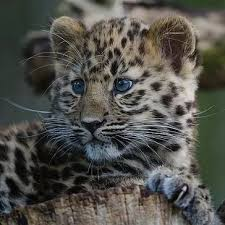
#> input picture backend-py/download.jpeg, 225 x 225 px
$ python -i quality_analyzer.py   (imports and definitions only)
#> lines starting #> are read from the running program, lines starting #| are printed output that depends on the picture
#> further down, picture is the input picture: PIL image 225x225 RGB; mean R, G, B 82.1, 81.4, 75.8
"""
Image Quality Analysis for AI Generated Design Assets
Automatically evaluates the quality and composition of generated images
"""
import io
import numpy as np
from PIL import Image, ImageStat, ImageFilter
from typing import Dict, Any, List, Tuple
import requests
from colorsys import rgb_to_hsv

class ImageQualityAnalyzer:
    """Analyzes quality metrics of generated images"""

    def __init__(self):
        self.quality_thresholds = {
            "sharpness": 100.0,      # Laplacian variance
            "contrast": 50.0,        # RMS contrast
            "color_harmony": 0.7,    # HSV harmony score
            "brightness": (50, 200), # Acceptable brightness range
            "composition": 0.6       # Rule of thirds score
        }

    def analyze_image_url(self, image_url: str) -> Dict[str, Any]:
        """Analyze image from URL"""
        try:
            response = requests.get(image_url, timeout=30)
            if response.status_code == 200:
                img = Image.open(io.BytesIO(response.content))
                return self.analyze_image(img)
            else:
                return {"error": f"Failed to fetch image: {response.status_code}"}
        except Exception as e:
            return {"error": str(e)}

    def analyze_image(self, img: Image.Image) -> Dict[str, Any]:
        """Comprehensive image quality analysis"""
        # Convert to RGB if needed
        if img.mode != 'RGB':
            img = img.convert('RGB')

        analysis = {
            "dimensions": img.size,
            "sharpness": self._measure_sharpness(img),
            "contrast": self._measure_contrast(img),
            "brightness": self._measure_brightness(img),
            "color_harmony": self._measure_color_harmony(img),
            "composition": self._analyze_composition(img),
            "noise_level": self._measure_noise(img),
            "saturation": self._measure_saturation(img)
        }

        # Overall quality score
        analysis["quality_score"] = self._calculate_quality_score(analysis)
        analysis["quality_grade"] = self._grade_quality(analysis["quality_score"])
        analysis["recommendations"] = self._generate_recommendations(analysis)

        return analysis

    def _measure_sharpness(self, img: Image.Image) -> float:
        """Measure image sharpness using Laplacian variance"""
        gray = img.convert('L')
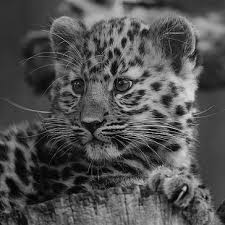
#> gray: PIL image 225x225 L; min 0, max 221, mean 81
        gray_array = np.array(gray)
        laplacian = np.array([[0, -1, 0], [-1, 4, -1], [0, -1, 0]])

        # Apply Laplacian filter
        filtered = np.abs(np.convolve(gray_array.flatten(), laplacian.flatten(), mode='same'))
        return float(np.var(filtered))

    def _measure_contrast(self, img: Image.Image) -> float:
        """Measure RMS contrast"""
        gray = img.convert('L')
        stat = ImageStat.Stat(gray)
        return stat.stddev[0]  # Standard deviation as contrast measure

    def _measure_brightness(self, img: Image.Image) -> float:
        """Measure average brightness"""
        gray = img.convert('L')
        stat = ImageStat.Stat(gray)
        return stat.mean[0]

    def _measure_color_harmony(self, img: Image.Image) -> float:
        """Analyze color harmony using HSV distribution"""
        # Sample pixels (reduce for performance)
        img_small = img.resize((100, 100))
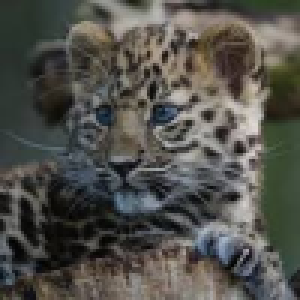
#> img_small: PIL image 100x100 RGB (shown 3 times larger); mean R, G, B 82.1, 81.4, 75.8
        pixels = list(img_small.getdata())
#> pixels = 10000 items, first 6: (43, 48, 42), (43, 48, 42), (43, 48, 42), (43, 48, 42), (44, 49, 43), (44, 49, 43)

        # Convert to HSV
        hsv_values = []
        for r, g, b in pixels[:1000]:  # Sample subset
            h, s, v = rgb_to_hsv(r/255.0, g/255.0, b/255.0)
            hsv_values.append((h, s, v))
#> this loop made 1000 passes
#> (r, g, b, h, s, v) on passes 1 to 3: (43, 48, 42, 0.306, 0.125, 0.188), (43, 48, 42, 0.306, 0.125, 0.188), (43, 48, 42, 0.306, 0.125, 0.188)
#> after the loop, hsv_values = 1000 items, first 6: (0.306, 0.125, 0.188), (0.306, 0.125, 0.188), (0.306, 0.125, 0.188), (0.306, 0.125, 0.188), (0.306, 0.122, 0.192), (0.306, 0.122, 0.192)

        # Analyze hue distribution
        hues = [hsv[0] for hsv in hsv_values if hsv[1] > 0.1]  # Ignore near-grayscale
#> hues = 734 values, max 0.976 at index 437, min 0 at index 198, mean 0.227
        if not hues:
            return 0.5

        # Calculate harmony score (complementary and analogous colors)
        hue_variance = np.var(hues)
#> hue_variance = 0.0209
        harmony_score = min(1.0, 1.0 - (hue_variance * 2))
#> harmony_score = 0.958
        return float(harmony_score)

    def _analyze_composition(self, img: Image.Image) -> float:
        """Analyze composition using rule of thirds and visual balance"""
        gray = img.convert('L')
        width, height = gray.size
#> width = 225; height = 225

        # Rule of thirds lines
        h_lines = [height // 3, 2 * height // 3]
#> h_lines = [75, 150]
        v_lines = [width // 3, 2 * width // 3]
#> v_lines = [75, 150]

        # Convert to array for analysis
        img_array = np.array(gray)

        # Find interest points (high gradient areas)
        gradient_x = np.abs(np.diff(img_array, axis=1))
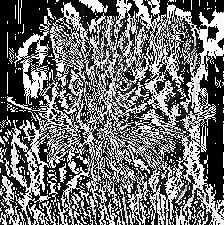
#> gradient_x: shape (225, 224); min 0, max 255, mean 110.5
        gradient_y = np.abs(np.diff(img_array, axis=0))
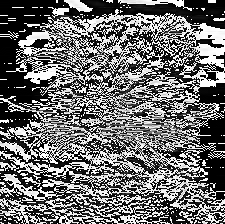
#> gradient_y: shape (224, 225); min 0, max 255, mean 110.9

        # Score based on proximity to rule of thirds intersections
        interest_points = []
        threshold = np.percentile(np.concatenate([gradient_x.flatten(), gradient_y.flatten()]), 90)
#> threshold = 253

        for y in range(1, height-1):
            for x in range(1, width-1):
                if x < width-1 and y < height-1:
                    if gradient_x[y, x-1] > threshold or gradient_y[y-1, x] > threshold:
                        interest_points.append((x, y))

        # Calculate composition score
        if not interest_points:
            return 0.5

        # Score based on rule of thirds intersections
        intersections = [(v, h) for v in v_lines for h in h_lines]
        composition_scores = []

        for point in interest_points[:20]:  # Limit for performance
            min_distance = min(
                np.sqrt((point[0] - inter[0])**2 + (point[1] - inter[1])**2)
                for inter in intersections
            )
            # Closer to intersection = better score
            score = max(0, 1.0 - (min_distance / (width * 0.1)))
            composition_scores.append(score)

        return float(np.mean(composition_scores)) if composition_scores else 0.5

    def _measure_noise(self, img: Image.Image) -> float:
        """Measure image noise level"""
        # Apply Gaussian blur and compare
        blurred = img.filter(ImageFilter.GaussianBlur(1))
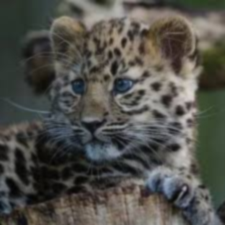
#> blurred: PIL image 225x225 RGB; mean R, G, B 81.7, 81, 75.4

        # Calculate difference
        diff = np.array(img.convert('L')) - np.array(blurred.convert('L'))
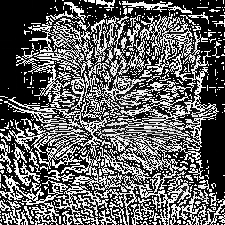
#> diff: shape (225, 225); min 0, max 255, mean 97.6
        noise_level = np.std(diff)
#> noise_level = 116.7

        return float(noise_level)

    def _measure_saturation(self, img: Image.Image) -> float:
        """Measure average color saturation"""
        img_small = img.resize((50, 50))
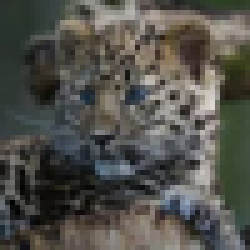
#> img_small: PIL image 50x50 RGB (shown 5 times larger); mean R, G, B 82.1, 81.4, 75.8
        pixels = list(img_small.getdata())
#> pixels = 2500 items, first 6: (43, 48, 42), (43, 48, 42), (44, 49, 43), (44, 52, 43), (42, 52, 42), (41, 51, 43)

        saturations = []
        for r, g, b in pixels:
            _, s, _ = rgb_to_hsv(r/255.0, g/255.0, b/255.0)
            saturations.append(s)
#> this loop made 2500 passes
#> (r, g, b, s) on passes 1 to 3: (43, 48, 42, 0.125), (43, 48, 42, 0.125), (44, 49, 43, 0.122)
#> after the loop, saturations = 2500 values, max 0.649 at index 967, min 0 at index 409, mean 0.166
#> in analyze_image, `analysis = { "dimensions": img.size, "sharpness": self._measure_sharpn..`: analysis = {'dimensions': (225, 225), 'sharpness': 2307.5, 'contrast': 43.39, 'brightness': 81, 'color_harmony': 0.958, 'composition': 0, 'noise_level': 116.7, 'saturation': 0.166}

        return float(np.mean(saturations))

    def _calculate_quality_score(self, analysis: Dict[str, Any]) -> float:
        """Calculate overall quality score (0-1)"""
        scores = []

        # Sharpness score (normalized)
        sharpness_score = min(1.0, analysis["sharpness"] / self.quality_thresholds["sharpness"])
#> sharpness_score = 1
        scores.append(sharpness_score * 0.25)  # 25% weight

        # Contrast score (normalized)
        contrast_score = min(1.0, analysis["contrast"] / self.quality_thresholds["contrast"])
#> contrast_score = 0.868
        scores.append(contrast_score * 0.2)  # 20% weight

        # Brightness score (penalty for extremes)
        brightness = analysis["brightness"]
#> brightness = 81
        if self.quality_thresholds["brightness"][0] <= brightness <= self.quality_thresholds["brightness"][1]:
            brightness_score = 1.0
        else:
            brightness_score = 0.5
        scores.append(brightness_score * 0.15)  # 15% weight

        # Color harmony score
        scores.append(analysis["color_harmony"] * 0.2)  # 20% weight

        # Composition score
        scores.append(analysis["composition"] * 0.2)  # 20% weight

        return sum(scores)

    def _grade_quality(self, score: float) -> str:
        """Convert quality score to letter grade"""
        if score >= 0.9:
            return "A+"
        elif score >= 0.8:
            return "A"
        elif score >= 0.7:
            return "B+"
        elif score >= 0.6:
            return "B"
        elif score >= 0.5:
            return "C+"
        elif score >= 0.4:
            return "C"
        else:
            return "D"

    def _generate_recommendations(self, analysis: Dict[str, Any]) -> List[str]:
        """Generate improvement recommendations"""
        recommendations = []

        if analysis["sharpness"] < self.quality_thresholds["sharpness"]:
            recommendations.append("Increase inference steps for sharper details")

        if analysis["contrast"] < self.quality_thresholds["contrast"]:
            recommendations.append("Enhance contrast in prompt or post-processing")

        if analysis["brightness"] < self.quality_thresholds["brightness"][0]:
            recommendations.append("Image too dark - adjust lighting in prompt")
        elif analysis["brightness"] > self.quality_thresholds["brightness"][1]:
            recommendations.append("Image too bright - reduce exposure in prompt")

        if analysis["color_harmony"] < self.quality_thresholds["color_harmony"]:
            recommendations.append("Improve color harmony with better palette specification")

        if analysis["composition"] < self.quality_thresholds["composition"]:
            recommendations.append("Enhance composition with rule of thirds guidance")

        if analysis["noise_level"] > 10:
            recommendations.append("Reduce noise by increasing guidance scale")

        if not recommendations:
            recommendations.append("Quality looks good! Consider minor refinements.")

        return recommendations

# Utility function for easy integration
def analyze_generated_image(image_url: str) -> Dict[str, Any]:
    """Quick image analysis function"""
    analyzer = ImageQualityAnalyzer()
    return analyzer.analyze_image_url(image_url)

>>> from PIL import Image
>>> picture = Image.open('../download.jpeg')
>>> result = ImageQualityAnalyzer().analyze_image(picture)
#> result = 11 items
